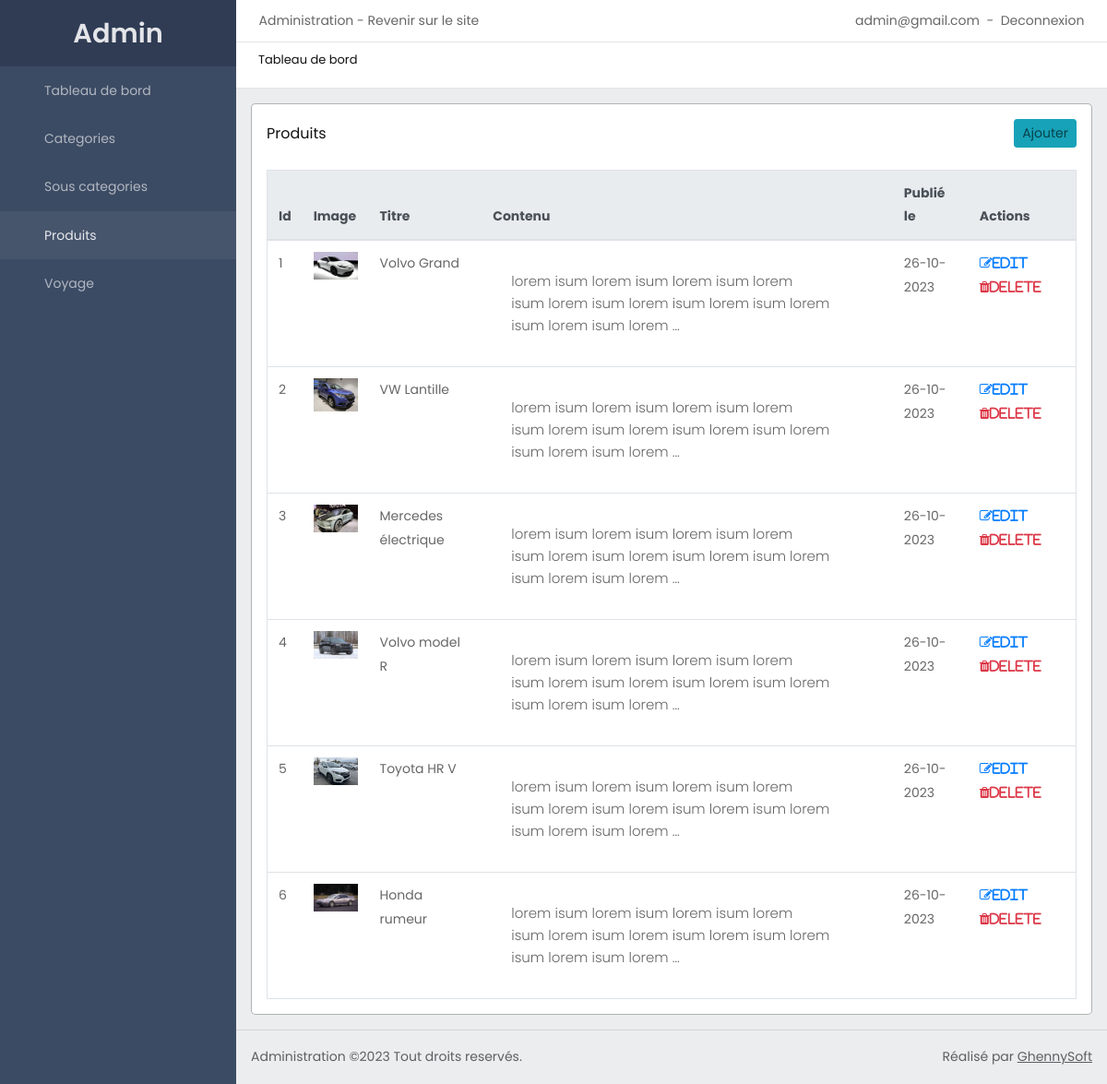
/back/products/ (signed in), run on the app's committed database.
### accounts/models.py (models this page shows, shortened)
class CustomUser(AbstractUser):
    username = None
    email = models.EmailField(unique=True)
    phone = models.CharField(max_length=25, unique=True)
    first_name = models.CharField(max_length=50)
    last_name = models.CharField(max_length=50)
    USERNAME_FIELD  = 'email'
    REQUIRED_FIELDS = ['phone']
    objects = CustomUserManager()

### back/models.py (models this page shows, shortened)
class Product(models.Model):
    prod_id=ShortUUIDField(unique=True, length=35, max_length=50, prefix='prod_', alphabet='abcdefghijk1234567890')
    subcategory = models.ForeignKey(SubCategory, on_delete=models.SET_NULL, null=True, related_name='subcategory')
    brand = models.ForeignKey(Brand, on_delete=models.SET_NULL, null=True, blank=True, related_name='brand')
    name = models.CharField(max_length=200)
    image = models.ImageField(upload_to='product/', default='/images/default-image.png')
    description = RichTextUploadingField()
    quantity = models.PositiveIntegerField(default=1)
    price = models.PositiveIntegerField(default=0)
    old_price = models.PositiveIntegerField(default=0)
    payed = models.BooleanField(default=False)
    date = models.DateTimeField(auto_now_add=True)
    update = models.DateTimeField(auto_now=True)

### back/views.py (the view)
# urls.py: path('products/', ProductsList.as_view(), name='products'),
class ProductsList(View, LoginRequiredMixin):
    template_name = 'back/products.html'
    def get(self, request, *args, **kwargs):
        products = Product.objects.all()
        context = {
            'products': products,
        }
        return render(request, self.template_name, context)

### home/context_processor.py (called while the page is built, shortened)
def default(request):
    total_amt = 0
    return {
        'cart_data': '',
        'total_cart_items': '',
        'total_amt': total_amt
    }

### templates/back/products.html
{% extends 'back/base-admin.html' %}
{% block content %}
                <div class="the-container">
                    <div class="d-flex justify-content-between align-items-center">
                        <h4 class="the-container-title m-0">Produits</h4>
                        <a href="{% url 'back:add-product' %}" class="btn btn-info btn-sm mx-3 mt-3">Ajouter</a>
                    </div>
                    <div class="table-responsive px-3 mt-4">
                        <table class="table border bg-white">
                            <thead class="thead-light">
                                <tr>
                                    <th>Id</th>
                                    <th>Image</th>
                                    <th>Titre</th>
                                    <th>Contenu</th>
                                    <th>Publié le</th>
                                    <th>Actions</th>
                                </tr>
                            </thead>
                            <tbody>
                                {% for product in products %}
                              <tr>
                                  <td>{{product.id}}</td>
                                  <td><img src="{{product.image.url}}" alt="{{product.name}}" width="50px"></td>
                                  <td>{{product.name}}</td>
                                  <td>{{product.description|safe|truncatewords:10}}</td>
                                  <td>{{product.date|date:'d-m-Y'}}</td>
                                  <td>
                                    <a href="{% url 'back:update-product' product.pk %}" class="text-primary"><i class="fa fa-edit">edit</i></a> &nbsp;
                                    <a href="{% url 'back:delete-product' product.pk %}" class="text-danger"><i class="fa fa-trash">delete</i></a>
                                  </td>
                              </tr>
                              {% endfor %}
                            </tbody>
                        </table>
                    </div>
                </div>
{% endblock %}

### templates/back/base-admin.html (shortened to what this page needs)
{% load static %}
<!DOCTYPE html>
<html lang="en">
<head>
    {% include 'includes/head.html' %}
    <link href="{% static 'css/admin-css.css' %}" rel="stylesheet">
</head>
<body>
    {% if request.user.is_authenticated %}
    {% if request.user.is_superuser %}
    <div class="wrapper dashboard">
        <div class="sidebar hide">
            <div class="sidebar-brand">
                <a href="{% url 'back:dashboard' %}">Admin</a>
            </div>
            <ul class="nav">
                <li class="nav-item"><a href="{% url 'back:dashboard' %}" class="nav-link {% if request.path == '/back/' %}active{% endif %}">Tableau de bord</a></li>
                <li class="nav-item"><a href="{% url 'back:categories' %}" class="nav-link {% if request.path == '/back/categories/' %}active{% endif %}">Categories</a></li>
                <li class="nav-item"><a href="{% url 'back:sub-categories' %}" class="nav-link {% if request.path == '/back/sub-categories/' %}active{% endif %}">Sous categories</a></li>
                <li class="nav-item"><a href="{% url 'back:products' %}" class="nav-link {% if request.path == '/back/products/' %}active{% endif %}">Produits</a></li>
                <li class="nav-item"><a href="{% url 'other:voyage' %}" class="nav-link {% if request.path == '/back/voyage/' %}active{% endif %}">Voyage</a></li>
            </ul>
        </div>
        <div class="main-admin full">
            <div class="top">
                <div class="row justify-content-between m-0 top-links">
                    <div class="col-auto">
                        <span><a href="{% url 'back:dashboard' %}">Administration</a> - <a href="{% url 'home:home' %}">Revenir sur le site</a></span>
                    </div>
                    <div class="col-auto">
                        <span>{{request.user.email}}</span> &nbsp;-&nbsp;
                        <a href="{% url 'accounts:logout' %}">Deconnexion</a>
                    </div>
                </div>
                <div class="title">
                    <h6>Tableau de bord</h6>
                </div>
                <hr class="m-0">
            </div>
            <div class="content p-3">
                {% block content %}{% endblock %}
            </div>
            <div class="admin-footer">
                <hr class="m-0">
                <div class="d-flex justify-content-between p-3">
                    <div class="left-side">Administration &copy;2023 Tout droits reservés.</div>
                    <div class="right-side">Réalisé par <u><a href="#">GhennySoft</a></u></div>
                </div>
            </div>
        </div>
    </div>
    {% else %}
        <div class="py-5 text-center">
            <h1 class="text-muted">Vous n'êtes pas autorisé à accéder à cette page !</h1>
            <a href="{% url 'home:home' %}" style="background-color: red; color: #fff; padding: 3px 15px; font-size: 0.9rem; border-radius: 8px;">Retour à l'accueil</a>
        </div>
    {% endif %}
    {% else %}
        <div class="py-5 text-center">
            <h1 class="text-muted">Veillez vous connecter pour accéder à cette page !</h1>
            <a href="{% url 'accounts:login' %}" style="background-color: red; color: #fff; padding: 3px 15px; font-size: 0.9rem; border-radius: 8px;">Se connecter</a>
        </div>
    {% endif %}
</body>
</html>

### static/css/_styless.css (style rules this page uses)
* { box-sizing: border-box !important; transition: ease all 0.5s; }
html { scroll-behavior: smooth; overflow-x: hidden; height: 100%; }
body { color: #666666; font-size: 14px; line-height: 1.80857; font-weight: normal; overflow-x: hidden; font-family: 'Poppins', sans-serif; height: 100%; }
a { color: #1f1f1f; text-decoration: none !important; outline: none !important; -webkit-transition: all .3s ease-in-out; -moz-transition: all .3s ease-in-out; -ms-transition: all .3s ease-in-out; -o-transition: all .3s ease-in-out; transition: all .3s ease-in-out; }
h1, h2, h3, h4, h5, h6 { letter-spacing: 0; font-weight: normal; position: relative; padding: 0 0 10px 0; font-weight: normal; line-height: normal; color: #111111; margin: 0 }
h4 { font-size: 16px }
h6 { font-size: 13px }
*, *::after, *::before { -webkit-box-sizing: border-box; -moz-box-sizing: border-box; box-sizing: border-box; }
ul, li, ol { margin: 0px; padding: 0px; list-style: none; }
p { margin: 20px; font-weight: 300; font-size: 15px; line-height: 24px; }
a { color: #222222; text-decoration: none; outline: none !important; }
a, .btn { text-decoration: none !important; outline: none !important; -webkit-transition: all .3s ease-in-out; -moz-transition: all .3s ease-in-out; -ms-transition: all .3s ease-in-out; -o-transition: all .3s ease-in-out; transition: all .3s ease-in-out; }
img { max-width: 100%; height: auto; }
.full { float: left; width: 100%; }
.nav-link { display: block; padding: .4rem 1rem; }

### static/css/admin-css.css (style rules this page uses)
html, body { overflow-x: hidden; height: 100%; }
.wrapper.dashboard { color: rgba(0, 0, 0, 0.6); overflow-x: hidden; background-color: rgba(235, 237, 239, 1); min-height: 100%; }
.dashboard a, a:hover { color: inherit; text-decoration: none; }
.dashboard .sidebar { position: fixed; top: 0px; left: 0px; width: 16rem; height: 100%; background-color: #3c4b64; overflow-y: scroll; z-index: 999; }
.dashboard .sidebar .sidebar-brand a { display: block; text-align: center; padding: 10px; color: rgba(255, 255, 255, 0.87); background-color: rgba(0, 0, 21, 0.2); font-size: 1.8rem; font-weight: 600; }
.dashboard .sidebar .nav { flex-direction: column; color: rgba(255, 255, 255, 0.6); }
.dashboard .sidebar .nav .nav-link { padding: 0.8445rem 1rem 0.8445rem 3rem ; transition: all 300ms; }
.dashboard .sidebar .nav .nav-link.active { background-color: rgba(255, 255, 255, 0.05); color: rgba(255, 255, 255, 0.87); }
.dashboard .main-admin { padding-left: 16rem; transition: all 200ms; }
.dashboard .main-admin .top { background-color: #fff; }
.dashboard .top .top-links, .top .title { padding: 0.6rem; }
.dashboard .top .title { background-color: #fff; padding-left: 1.5rem; }
.dashboard .content .the-container { background-color: #fff; border: 1px solid rgba(0, 0, 0, 0.3); border-radius: 5px; }
.dashboard .content .the-container-title { padding: 1rem 1rem 0rem; }

### data on the page
CustomUser: user.email "admin@gmail.com"
Product: id "1", image (picture), name "Volvo Grand", description "lorem isum lorem isum lorem isum lorem isum lorem isum lorem isum lorem isum lorem isum lorem isum lorem …", date "26-10-2023"
Product: id "2", image (picture), name "VW Lantille", description "lorem isum lorem isum lorem isum lorem isum lorem isum lorem isum lorem isum lorem isum lorem isum lorem …", date "26-10-2023"
Product: id "3", image (picture), name "Mercedes électrique", description "lorem isum lorem isum lorem isum lorem isum lorem isum lorem isum lorem isum lorem isum lorem isum lorem …", date "26-10-2023"
Product: id "4", image (picture), name "Volvo model R", description "lorem isum lorem isum lorem isum lorem isum lorem isum lorem isum lorem isum lorem isum lorem isum lorem …", date "26-10-2023"
Product: id "5", image (picture), name "Toyota HR V", description "lorem isum lorem isum lorem isum lorem isum lorem isum lorem isum lorem isum lorem isum lorem isum lorem …", date "26-10-2023"
Product: id "6", image (picture), name "Honda rumeur", description "lorem isum lorem isum lorem isum lorem isum lorem isum lorem isum lorem isum lorem isum lorem isum lorem …", date "26-10-2023"
